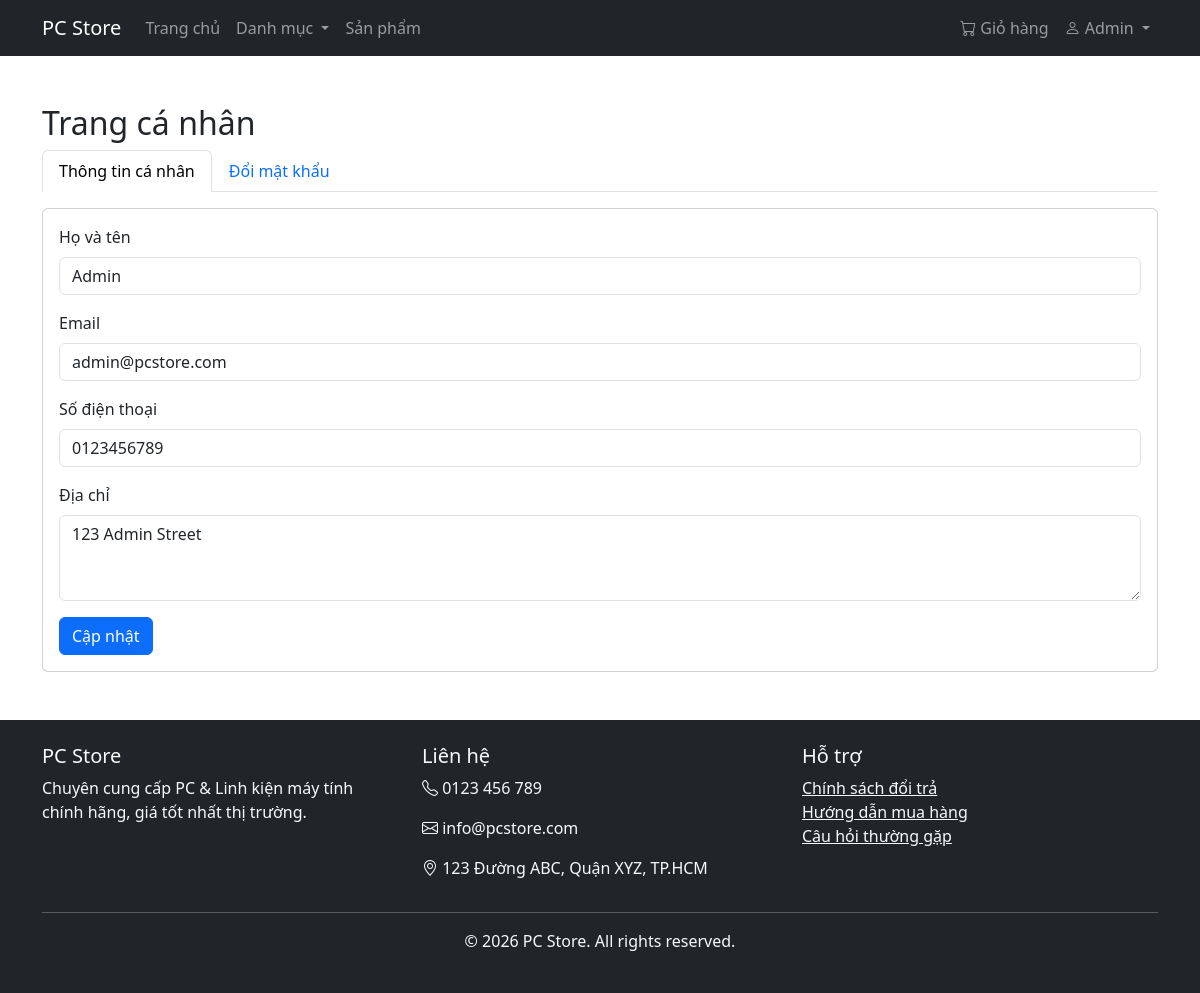
The app's page /profile.php (signed in) with its own data.
### tables this page shows
CREATE TABLE IF NOT EXISTS users (
    id INT AUTO_INCREMENT PRIMARY KEY,
    name VARCHAR(100) NOT NULL,
    email VARCHAR(100) NOT NULL UNIQUE,
    password VARCHAR(255) NOT NULL,
    phone VARCHAR(20),
    address TEXT,
    role ENUM('user', 'admin') DEFAULT 'user',
    created_at TIMESTAMP DEFAULT CURRENT_TIMESTAMP,
    updated_at TIMESTAMP DEFAULT CURRENT_TIMESTAMP ON UPDATE CURRENT_TIMESTAMP
);

### includes/functions.php (called while the page is built, shortened)
<?php
function e($string) {
    return htmlspecialchars($string, ENT_QUOTES, 'UTF-8');
}
function isLoggedIn() {
    return isset($_SESSION['user_id']);
}
function getCurrentUser() {
    $conn = getDBConnection();
    $stmt = $conn->prepare("SELECT id, name, email, phone, address, role FROM users WHERE id = ?");
    $stmt->bind_param("i", $_SESSION['user_id']);
    $stmt->execute();
    $result = $stmt->get_result();
    return $result->fetch_assoc();
}

### profile.php (the view, shortened to what this page needs)
<?php
require_once __DIR__ . '/includes/header.php';
$user = getCurrentUser();
?>
<div class="container my-5">
    <h2>Trang cá nhân</h2>
    <ul class="nav nav-tabs" id="profileTabs" role="tablist">
        <li class="nav-item" role="presentation">
            <button class="nav-link active" id="profile-tab" data-bs-toggle="tab" data-bs-target="#profile" type="button">
                Thông tin cá nhân
            </button>
        </li>
        <li class="nav-item" role="presentation">
            <button class="nav-link" id="password-tab" data-bs-toggle="tab" data-bs-target="#password" type="button">
                Đổi mật khẩu
            </button>
        </li>
    </ul>
    <div class="tab-content" id="profileTabsContent">
        <div class="tab-pane fade show active" id="profile" role="tabpanel">
            <div class="card mt-3">
                <div class="card-body">
                    <form method="POST">
                        <div class="mb-3">
                            <label for="name" class="form-label">Họ và tên</label>
                            <input type="text" class="form-control" id="name" name="name" value="<?php echo e($user['name']); ?>" required>
                        </div>
                        <div class="mb-3">
                            <label for="email" class="form-label">Email</label>
                            <input type="email" class="form-control" id="email" name="email" value="<?php echo e($user['email']); ?>" required>
                        </div>
                        <div class="mb-3">
                            <label for="phone" class="form-label">Số điện thoại</label>
                            <input type="text" class="form-control" id="phone" name="phone" value="<?php echo e($user['phone'] ?? ''); ?>">
                        </div>
                        <div class="mb-3">
                            <label for="address" class="form-label">Địa chỉ</label>
                            <textarea class="form-control" id="address" name="address" rows="3"><?php echo e($user['address'] ?? ''); ?></textarea>
                        </div>
                        <button type="submit" class="btn btn-primary">Cập nhật</button>
                    </form>
                </div>
            </div>
        </div>
    </div>
</div>
<?php require_once __DIR__ . '/includes/footer.php'; ?>

### includes/header.php (shortened to what this page needs)
<?php
require_once __DIR__ . '/functions.php';
$currentUser = getCurrentUser();
?>
<!DOCTYPE html>
<html lang="vi">
<head>
    <link href="https://cdn.jsdelivr.net/npm/bootstrap@5.3.0/dist/css/bootstrap.min.css" rel="stylesheet">
    <link rel="stylesheet" href="https://cdn.jsdelivr.net/npm/bootstrap-icons@1.10.0/font/bootstrap-icons.css">
    <link rel="stylesheet" href="/assets/css/style.css">
</head>
<body>
    <nav class="navbar navbar-expand-lg navbar-dark bg-dark">
        <div class="container">
            <a class="navbar-brand" href="/">PC Store</a>
            <div class="collapse navbar-collapse" id="navbarNav">
                <ul class="navbar-nav me-auto">
                    <li class="nav-item">
                        <a class="nav-link" href="/">Trang chủ</a>
                    </li>
                    <li class="nav-item dropdown">
                        <a class="nav-link dropdown-toggle" href="#" id="navbarDropdown" role="button" data-bs-toggle="dropdown">
                            Danh mục
                        </a>
                    </li>
                    <li class="nav-item">
                        <a class="nav-link" href="/products.php">Sản phẩm</a>
                    </li>
                </ul>
                <ul class="navbar-nav">
                    <li class="nav-item">
                        <a class="nav-link" href="/cart.php">
                            <i class="bi bi-cart"></i> Giỏ hàng
                        </a>
                    </li>
                    <?php if (isLoggedIn()): ?>
                        <li class="nav-item dropdown">
                            <a class="nav-link dropdown-toggle" href="#" id="userDropdown" role="button" data-bs-toggle="dropdown">
                                <i class="bi bi-person"></i> <?php echo e($currentUser['name']); ?>
                            </a>
                        </li>
                    <?php endif; ?>
                </ul>
            </div>
        </div>
    </nav>

### public/assets/css/style.css (style rules this page uses)
body { font-family: 'Segoe UI', Tahoma, Geneva, Verdana, sans-serif; }

### records on screen
users: name "Admin", email "admin@pcstore.com", phone "0123456789", address "123 Admin Street"
